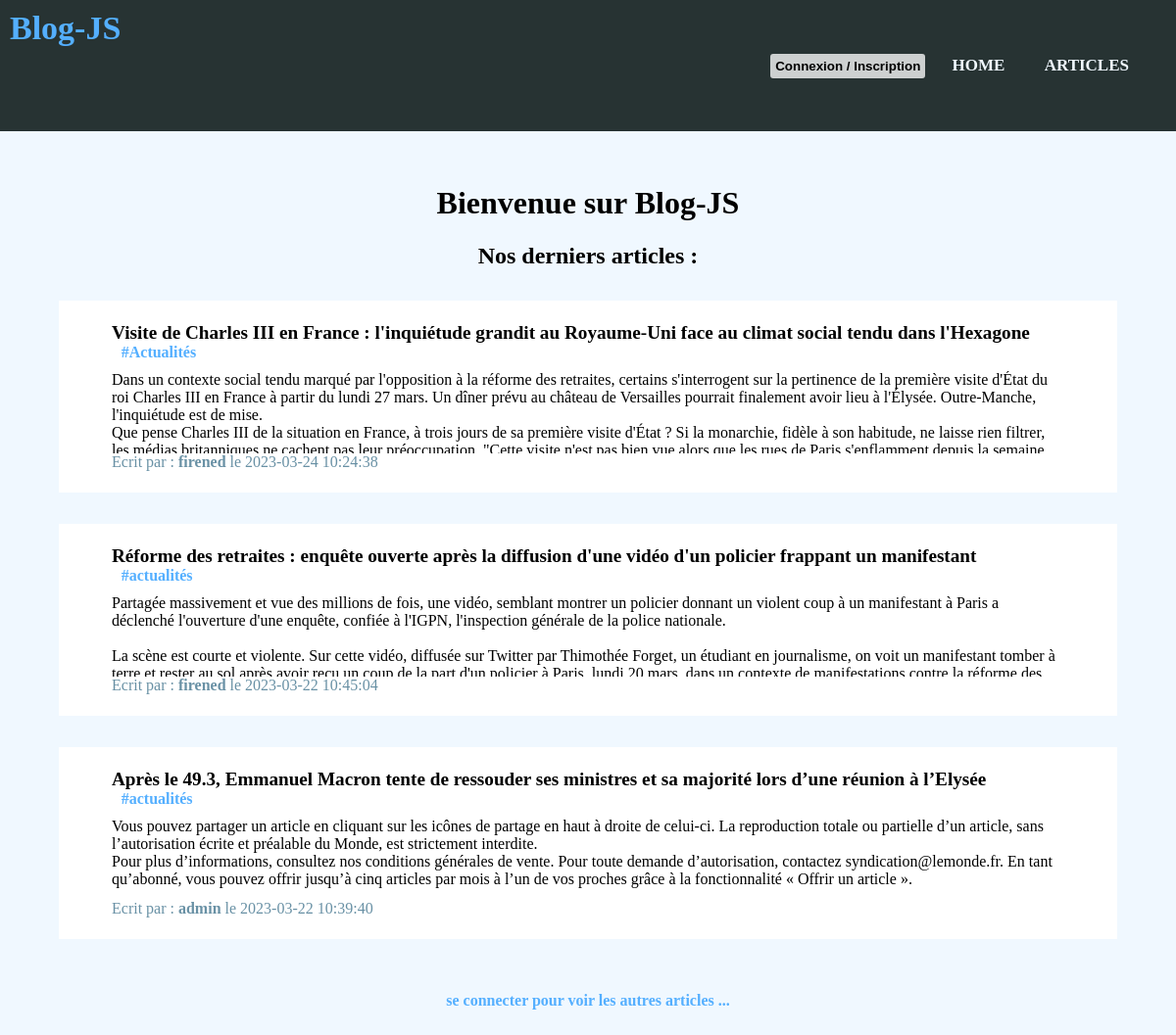
The page / on the database its author committed.
### tables this page shows
CREATE TABLE `posts` (
  `id` int(11) NOT NULL,
  `userid` varchar(255) NOT NULL,
  `title` varchar(255) NOT NULL,
  `createdat` datetime NOT NULL,
  `content` text NOT NULL,
  `categoryid` varchar(255) NOT NULL
);

### Post.php (called while the page is built, shortened)
<?php
class Post
{
    private $conn;
    public function __construct()
    {
        $db_username = 'root';
        $db_password = '';
        try {
            $this->conn = new PDO('mysql:host=localhost;dbname=blog;charset=utf8', $db_username, $db_password);
            $this->conn->setAttribute(PDO::ATTR_ERRMODE, PDO::ERRMODE_EXCEPTION);
        } catch (PDOException $e) {
        }
    }
    public function GetLastThreePost()
    {
        $sql = "SELECT * FROM `posts` ORDER BY `createdat` DESC LIMIT 3 ";
        $req = $this->conn->prepare($sql);
        $req->execute();
        $result = $req->fetchAll();
        return $result;
    }
}
$newPost = new Post();
?>

### index.php (the view, shortened to what this page needs)
<?php
require_once('Post.php');
$result = $newPost->GetLastThreePost();
?>
<!DOCTYPE html>
<html lang="en">
<head>
    <link href="CSS/index.css" rel="stylesheet" type="text/css" />
</head>
<body>
    <?php require_once("Nav/nav.php") ?>
    <div id="Main">
        <h1>Bienvenue sur Blog-JS</h1>
        <h2>Nos derniers articles :</h2>
        <section id="DerniersArticles">
            <?php foreach ($result as $key => $value): ?>
                <section id="DerniersArticles">
                    <article onclick="RedirectArticle( <?= $value['id'] ?> )">
                        <div id="Titre">
                            <?php echo $value['title']; ?>
                        </div>
                        <div id="Category">
                            <?php echo "#" . $value['categoryid']; ?>
                        </div>
                        <div id="Article">
                            <?php echo $value['content']; ?>
                        </div>
                        <div id="ArticleInfo">
                            <?php echo "Ecrit par : <strong>" . $value['userid'] . "</strong> le  " . $value['createdat']; ?>
                        </div>
                    </article>
                </section>
            <?php endforeach; ?>
        </section>
        <div id="VoirArticles" onclick=RedirectConnexion()>
            se connecter pour voir les autres articles ...
        </div>
    </div>
</body>
</html>

### CSS/index.css (style rules this page uses)
h1 { text-align: center; }
h2 { text-align: center; }
body { margin: 0; background-color: aliceblue; }
#DerniersArticles { margin-top: 3%; }
#VoirArticles { margin-top: 5%; padding-bottom:5% ; text-align: center; color: #54afff; font-weight: bolder; }
#Main { height: 60vh; padding: 2% 5%; margin-bottom: 20%; }
article { height: 15vh; overflow-y: hidden; margin-bottom: 2%; background-color: white; padding: 2% 5% 5% 5% }
#Titre { margin-bottom: 0; font-size: larger; font-weight: bolder; }
#Article { height: 70%; overflow-y: hidden; word-wrap: break-word; -webkit-mask-image: linear-gradient(180deg, #000 0%, transparent); mask-image: none; }
#ArticleInfo { bottom: 0px; color: rgb(105, 145, 165); }
#Category { font-weight: bolder; color: #54afff; margin-bottom: 1%; padding-left: 1%; }

### rows shown on the page
posts: title "Visite de Charles III en France : l'inquiétude grandit au Royaume-Uni face au climat social tendu dans l'Hexagone", categoryid "Actualités", content "Dans un contexte social tendu marqué par l'opposition à la réforme des retraites, certains s'interrogent sur la pertinence de la première visite d'État du roi Charles III en France à partir du lundi 27 mars. Un dîner prévu au château de Versailles pourrait finalement avoir lieu à l'Élysée. Outre-Manche, l'inquiétude est de mise. Que pense Charles III de la situation en France, à trois jours de sa première visite d'État ? Si la monarchie, fidèle à son habitude, ne laisse rien filtrer,…", userid "firened", createdat "2023-03-24 10:24:38"
posts: title "Réforme des retraites : enquête ouverte après la diffusion d'une vidéo d'un policier frappant un manifestant", categoryid "actualités", content "Partagée massivement et vue des millions de fois, une vidéo, semblant montrer un policier donnant un violent coup à un manifestant à Paris a déclenché l'ouverture d'une enquête, confiée à l'IGPN, l'inspection générale de la police nationale. La scène est courte et violente. Sur cette vidéo, diffusée sur Twitter par Thimothée Forget, un étudiant en journalisme, on voit un manifestant tomber à…", userid "firened", createdat "2023-03-22 10:45:04"
posts: title "Après le 49.3, Emmanuel Macron tente de ressouder ses ministres et sa majorité lors d’une réunion à l’Elysée", categoryid "actualités", content "Vous pouvez partager un article en cliquant sur les icônes de partage en haut à droite de celui-ci. La reproduction totale ou partielle d’un article, sans l’autorisation écrite et préalable du Monde, est strictement interdite. Pour plus d’informations, consultez nos conditions générales de vente. Pour toute demande d’autorisation, contactez syndication@lemonde.fr. En tant qu’abonné, vous pouvez offrir jusqu’à cinq articles par mois à l’un de vos proches grâce à la fonctionnalité « Offrir un article ».", userid "admin", createdat "2023-03-22 10:39:40"
